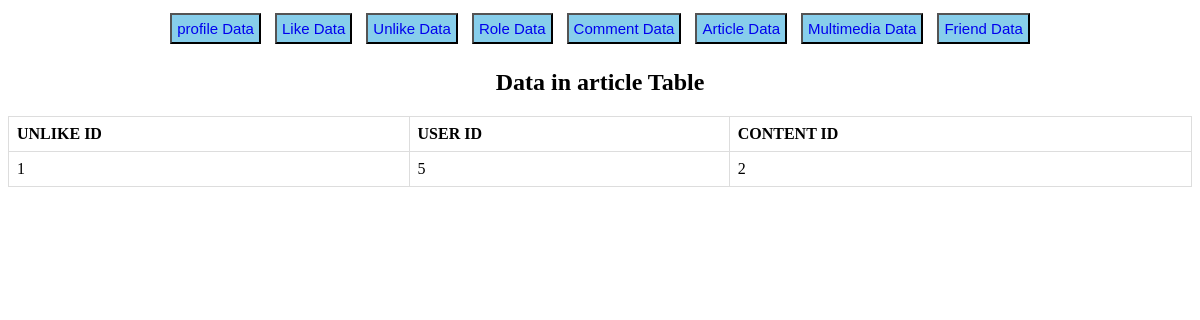
/unliketable.php, run on the app's committed database.
### tables this page shows
CREATE TABLE `unlike` (
  `lid` int(11) NOT NULL,
  `contentid` int(11) DEFAULT NULL,
  `userid` int(11) DEFAULT NULL
);

### unliketable.php (the view, shortened to what this page needs)
<?php
$servername = "localhost";
$username = "root";
$password = "";
$dbname = "bityeartwo2024!";
$conn = new mysqli($servername, $username, $password, $dbname);
$sql = "SELECT * FROM unlike";
$result = $conn->query($sql);
?>
<!DOCTYPE html>
<html lang="en">
<head>
</head>
<body>
<center><div>
<button><a href="profiletable.php">profile Data</a></button>
<button><a href="liketable.php">Like Data</a></button>
<button><a href="unliketable.php">Unlike Data</a></button>
<button><a href="roletable.php">Role Data</a></button>
<button><a href="commenttable.php">Comment Data</a></button>
<button><a href="articletable.php">Article Data</a></button>
<button><a href="multimediatable.php">Multimedia Data</a></button>
<button><a href="friendtable.php">Friend Data</a></button>
</div></center>
<center><h2>Data in article Table</h2></center>
<table>
    <tr>
    <th>UNLIKE ID</th>
        <th>USER ID</th>
        <th>CONTENT ID</th>
    </tr>
    <?php
    if ($result->num_rows > 0) {
        while($row = $result->fetch_assoc()) {
            echo "<tr>";
            echo "<td>".$row["lid"]."</td>";
            echo "<td>".$row["userid"]."</td>";
             echo "<td>".$row["contentid"]."</td>";
            echo "</tr>";
        }
    } else {
        echo "0 results";
    }
    ?>
</table>
</body>
</html>

### unliketable.php (style rules this page uses)
table { border-collapse: collapse; width: 100%; }
th, td { border: 1px solid #dddddd; text-align: left; padding: 8px; }
button { background-color: skyblue; color: white; font-size: 15px; padding: 5px; margin: 5px; }
button a { text-decoration: none; }

### data on the page
unlike: lid "1", userid "5", contentid "2"
